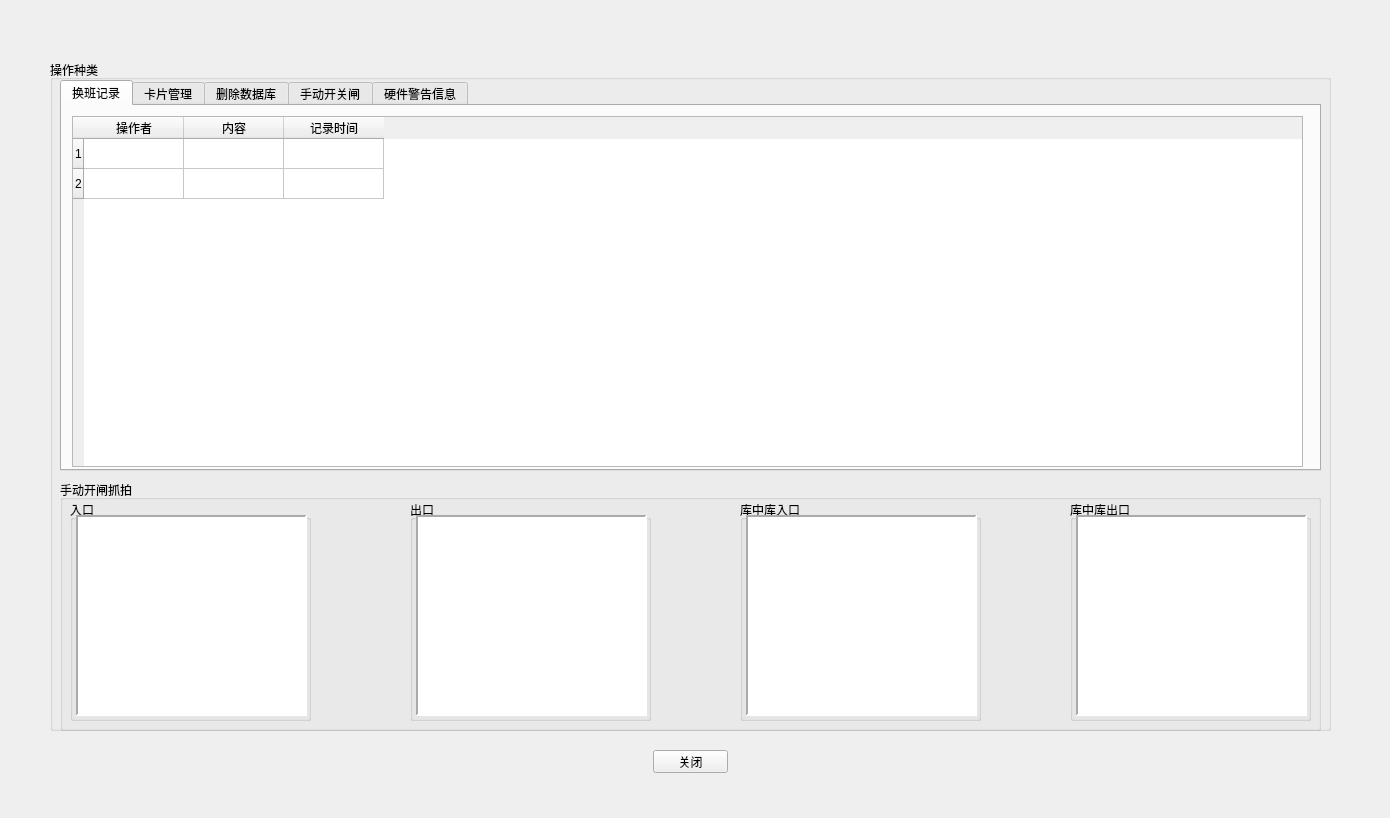
<?xml version="1.0" encoding="UTF-8"?>
<ui version="4.0">
 <class>CSysLog</class>
 <widget class="QFrame" name="CSysLog">
  <property name="geometry">
   <rect>
    <x>0</x>
    <y>0</y>
    <width>1390</width>
    <height>818</height>
   </rect>
  </property>
  <property name="windowTitle">
   <string>系统日志</string>
  </property>
  <property name="styleSheet">
   <string notr="true">background-image:url(D:/WinParkUI/debug/Image/NewIcon/CommonBigBG-normal.jpg);</string>
  </property>
  <property name="frameShape">
   <enum>QFrame::NoFrame</enum>
  </property>
  <property name="frameShadow">
   <enum>QFrame::Raised</enum>
  </property>
  <widget class="QWidget" name="widget" native="true">
   <property name="geometry">
    <rect>
     <x>40</x>
     <y>40</y>
     <width>1301</width>
     <height>741</height>
    </rect>
   </property>
   <property name="styleSheet">
    <string notr="true">background-image:url(none);</string>
   </property>
   <widget class="QGroupBox" name="groupBox_2">
    <property name="geometry">
     <rect>
      <x>10</x>
      <y>20</y>
      <width>1281</width>
      <height>671</height>
     </rect>
    </property>
    <property name="styleSheet">
     <string notr="true">background-image:url(none);</string>
    </property>
    <property name="title">
     <string>操作种类</string>
    </property>
    <widget class="QTabWidget" name="tabWidget">
     <property name="geometry">
      <rect>
       <x>10</x>
       <y>20</y>
       <width>1261</width>
       <height>391</height>
      </rect>
     </property>
     <property name="styleSheet">
      <string notr="true">background-image:url(none);</string>
     </property>
     <property name="currentIndex">
      <number>0</number>
     </property>
     <widget class="QWidget" name="tab">
      <attribute name="title">
       <string>换班记录</string>
      </attribute>
      <widget class="QTableWidget" name="tableShift">
       <property name="geometry">
        <rect>
         <x>10</x>
         <y>10</y>
         <width>1231</width>
         <height>351</height>
        </rect>
       </property>
       <property name="styleSheet">
        <string notr="true">background-image:url(none);</string>
       </property>
       <row>
        <property name="text">
         <string>1</string>
        </property>
       </row>
       <row>
        <property name="text">
         <string>2</string>
        </property>
       </row>
       <column>
        <property name="text">
         <string>操作者</string>
        </property>
       </column>
       <column>
        <property name="text">
         <string>内容</string>
        </property>
       </column>
       <column>
        <property name="text">
         <string>记录时间</string>
        </property>
       </column>
      </widget>
     </widget>
     <widget class="QWidget" name="tab_2">
      <attribute name="title">
       <string>卡片管理</string>
      </attribute>
      <widget class="QTableWidget" name="tableCardMgm">
       <property name="geometry">
        <rect>
         <x>10</x>
         <y>10</y>
         <width>1231</width>
         <height>351</height>
        </rect>
       </property>
       <row>
        <property name="text">
         <string>1</string>
        </property>
       </row>
       <row>
        <property name="text">
         <string>2</string>
        </property>
       </row>
       <column>
        <property name="text">
         <string>操作者</string>
        </property>
       </column>
       <column>
        <property name="text">
         <string>内容</string>
        </property>
       </column>
       <column>
        <property name="text">
         <string>记录时间</string>
        </property>
       </column>
      </widget>
     </widget>
     <widget class="QWidget" name="tab_5">
      <attribute name="title">
       <string>删除数据库</string>
      </attribute>
      <widget class="QTableWidget" name="tablDeleteData">
       <property name="geometry">
        <rect>
         <x>10</x>
         <y>10</y>
         <width>1231</width>
         <height>351</height>
        </rect>
       </property>
       <row>
        <property name="text">
         <string>1</string>
        </property>
       </row>
       <row>
        <property name="text">
         <string>2</string>
        </property>
       </row>
       <column>
        <property name="text">
         <string>操作者</string>
        </property>
       </column>
       <column>
        <property name="text">
         <string>内容</string>
        </property>
       </column>
       <column>
        <property name="text">
         <string>记录时间</string>
        </property>
       </column>
      </widget>
     </widget>
     <widget class="QWidget" name="tab_6">
      <attribute name="title">
       <string>手动开关闸</string>
      </attribute>
      <widget class="QTableWidget" name="tableManualGate">
       <property name="geometry">
        <rect>
         <x>10</x>
         <y>10</y>
         <width>1231</width>
         <height>351</height>
        </rect>
       </property>
       <row>
        <property name="text">
         <string>1</string>
        </property>
       </row>
       <row>
        <property name="text">
         <string>2</string>
        </property>
       </row>
       <column>
        <property name="text">
         <string>操作者</string>
        </property>
       </column>
       <column>
        <property name="text">
         <string>内容</string>
        </property>
       </column>
       <column>
        <property name="text">
         <string>记录时间</string>
        </property>
       </column>
      </widget>
     </widget>
     <widget class="QWidget" name="tab_7">
      <attribute name="title">
       <string>硬件警告信息</string>
      </attribute>
      <widget class="QTableWidget" name="tableHardware">
       <property name="geometry">
        <rect>
         <x>10</x>
         <y>10</y>
         <width>1231</width>
         <height>351</height>
        </rect>
       </property>
       <row>
        <property name="text">
         <string>1</string>
        </property>
       </row>
       <row>
        <property name="text">
         <string>2</string>
        </property>
       </row>
       <column>
        <property name="text">
         <string>操作者</string>
        </property>
       </column>
       <column>
        <property name="text">
         <string>内容</string>
        </property>
       </column>
       <column>
        <property name="text">
         <string>记录时间</string>
        </property>
       </column>
      </widget>
     </widget>
    </widget>
    <widget class="QGroupBox" name="groupBox_3">
     <property name="geometry">
      <rect>
       <x>10</x>
       <y>420</y>
       <width>1261</width>
       <height>251</height>
      </rect>
     </property>
     <property name="styleSheet">
      <string notr="true">background-image:url(none);</string>
     </property>
     <property name="title">
      <string>手动开闸抓拍</string>
     </property>
     <widget class="QGroupBox" name="groupBox_4">
      <property name="geometry">
       <rect>
        <x>10</x>
        <y>20</y>
        <width>241</width>
        <height>221</height>
       </rect>
      </property>
      <property name="styleSheet">
       <string notr="true">background-image:url(none);</string>
      </property>
      <property name="title">
       <string>入口</string>
      </property>
      <widget class="QLabel" name="lblImg0">
       <property name="geometry">
        <rect>
         <x>6</x>
         <y>15</y>
         <width>231</width>
         <height>201</height>
        </rect>
       </property>
       <property name="styleSheet">
        <string notr="true">background-color: rgb(255, 255, 255);</string>
       </property>
       <property name="frameShape">
        <enum>QFrame::Panel</enum>
       </property>
       <property name="frameShadow">
        <enum>QFrame::Sunken</enum>
       </property>
       <property name="lineWidth">
        <number>2</number>
       </property>
       <property name="text">
        <string/>
       </property>
       <property name="scaledContents">
        <bool>true</bool>
       </property>
      </widget>
     </widget>
     <widget class="QGroupBox" name="groupBox_5">
      <property name="geometry">
       <rect>
        <x>350</x>
        <y>20</y>
        <width>241</width>
        <height>221</height>
       </rect>
      </property>
      <property name="styleSheet">
       <string notr="true">background-image:url(none);</string>
      </property>
      <property name="title">
       <string>出口</string>
      </property>
      <widget class="QLabel" name="lblImg1">
       <property name="geometry">
        <rect>
         <x>6</x>
         <y>15</y>
         <width>231</width>
         <height>201</height>
        </rect>
       </property>
       <property name="styleSheet">
        <string notr="true">background-color: rgb(255, 255, 255);</string>
       </property>
       <property name="frameShape">
        <enum>QFrame::Panel</enum>
       </property>
       <property name="frameShadow">
        <enum>QFrame::Sunken</enum>
       </property>
       <property name="lineWidth">
        <number>2</number>
       </property>
       <property name="text">
        <string/>
       </property>
       <property name="scaledContents">
        <bool>true</bool>
       </property>
      </widget>
     </widget>
     <widget class="QGroupBox" name="groupBox_6">
      <property name="geometry">
       <rect>
        <x>680</x>
        <y>20</y>
        <width>241</width>
        <height>221</height>
       </rect>
      </property>
      <property name="styleSheet">
       <string notr="true">background-image:url(none);</string>
      </property>
      <property name="title">
       <string>库中库入口</string>
      </property>
      <widget class="QLabel" name="lblImg2">
       <property name="geometry">
        <rect>
         <x>6</x>
         <y>15</y>
         <width>231</width>
         <height>201</height>
        </rect>
       </property>
       <property name="styleSheet">
        <string notr="true">background-color: rgb(255, 255, 255);</string>
       </property>
       <property name="frameShape">
        <enum>QFrame::Panel</enum>
       </property>
       <property name="frameShadow">
        <enum>QFrame::Sunken</enum>
       </property>
       <property name="lineWidth">
        <number>2</number>
       </property>
       <property name="text">
        <string/>
       </property>
       <property name="scaledContents">
        <bool>true</bool>
       </property>
      </widget>
     </widget>
     <widget class="QGroupBox" name="groupBox_7">
      <property name="geometry">
       <rect>
        <x>1010</x>
        <y>20</y>
        <width>241</width>
        <height>221</height>
       </rect>
      </property>
      <property name="styleSheet">
       <string notr="true">background-image:url(none);</string>
      </property>
      <property name="title">
       <string>库中库出口</string>
      </property>
      <widget class="QLabel" name="lblImg3">
       <property name="geometry">
        <rect>
         <x>6</x>
         <y>15</y>
         <width>231</width>
         <height>201</height>
        </rect>
       </property>
       <property name="styleSheet">
        <string notr="true">background-color: rgb(255, 255, 255);</string>
       </property>
       <property name="frameShape">
        <enum>QFrame::Panel</enum>
       </property>
       <property name="frameShadow">
        <enum>QFrame::Sunken</enum>
       </property>
       <property name="lineWidth">
        <number>2</number>
       </property>
       <property name="text">
        <string/>
       </property>
       <property name="scaledContents">
        <bool>true</bool>
       </property>
      </widget>
     </widget>
    </widget>
   </widget>
   <widget class="QPushButton" name="btnMinimalize">
    <property name="geometry">
     <rect>
      <x>613</x>
      <y>710</y>
      <width>75</width>
      <height>23</height>
     </rect>
    </property>
    <property name="styleSheet">
     <string notr="true">background-image:url(none);</string>
    </property>
    <property name="text">
     <string>关闭</string>
    </property>
   </widget>
  </widget>
  <widget class="QLabel" name="lblTitle">
   <property name="geometry">
    <rect>
     <x>30</x>
     <y>5</y>
     <width>141</width>
     <height>21</height>
    </rect>
   </property>
   <property name="font">
    <font>
     <weight>75</weight>
     <bold>true</bold>
    </font>
   </property>
   <property name="styleSheet">
    <string notr="true">background-image:url(none);
color: rgb(170, 0, 0);</string>
   </property>
   <property name="text">
    <string/>
   </property>
  </widget>
  <widget class="QLabel" name="lblClose">
   <property name="geometry">
    <rect>
     <x>1350</x>
     <y>6</y>
     <width>30</width>
     <height>15</height>
    </rect>
   </property>
   <property name="text">
    <string/>
   </property>
  </widget>
 </widget>
 <resources/>
 <connections/>
</ui>
